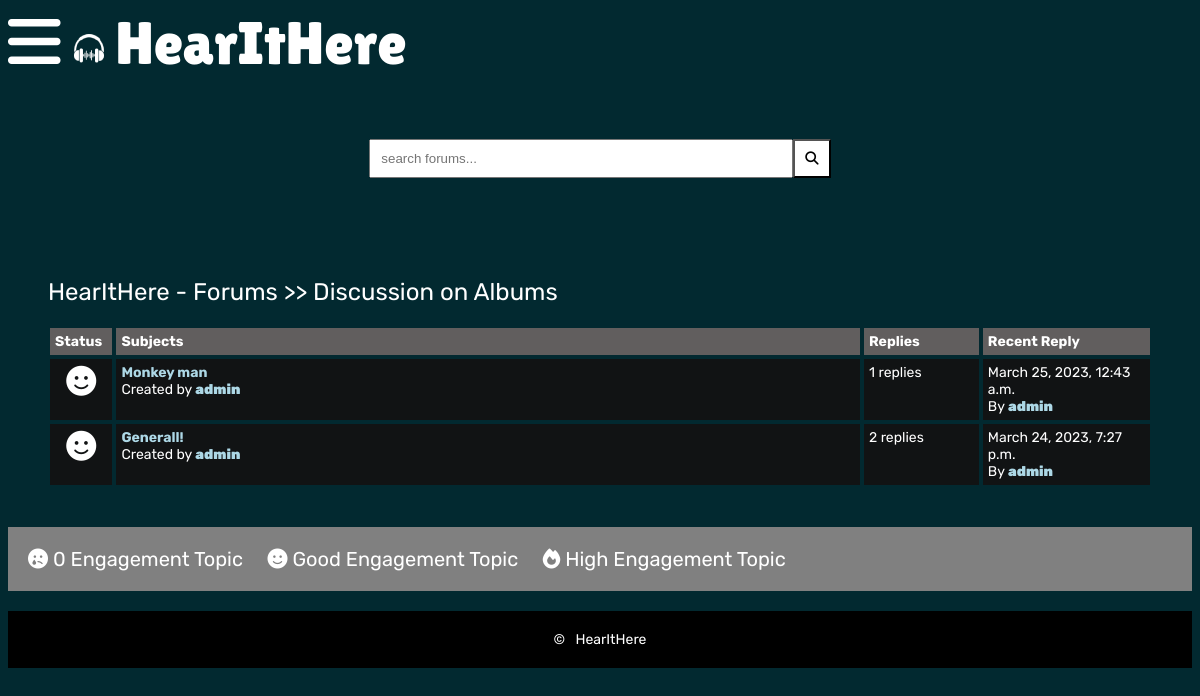
/forum/3/, run on an earlier commit of the app's database.
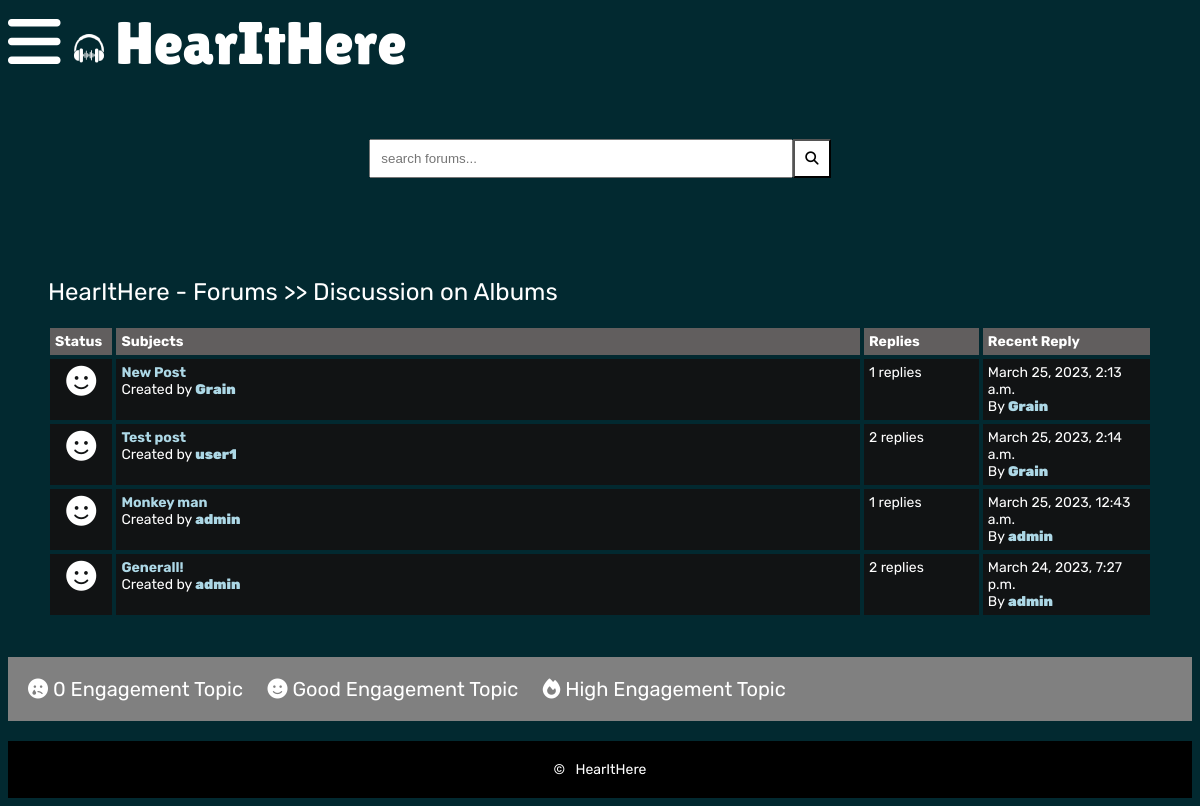
And on a later commit of the database.
### forum/models.py (models this page shows, shortened)
class Post(models.Model):
    title = models.CharField(max_length=100, unique=True, null=False)
    description = models.TextField(null=False)
    time = models.DateTimeField(auto_now_add=True)
    user = models.ForeignKey(CustomUser, on_delete=models.CASCADE)
    category = models.ForeignKey(Category, on_delete=models.CASCADE)

class Comment(models.Model):
    description = models.TextField(null=False)
    time = models.DateTimeField(auto_now_add=True)
    user = models.ForeignKey(CustomUser, on_delete=models.CASCADE)
    post = models.ForeignKey(Post, on_delete=models.CASCADE)

### account/models.py (models this page shows, shortened)
class CustomUser(AbstractBaseUser, PermissionsMixin):
    email = models.EmailField(max_length=255, null=False, unique=True)
    username = models.CharField(max_length=50, null=False, unique=True)
    birthday = models.DateField(null=False)
    date_joined = models.DateTimeField(auto_now_add=True)
    is_staff = models.BooleanField(default=False)
    is_active = models.BooleanField(default=False)
    is_mod = models.BooleanField(default=False)
    USERNAME_FIELD = 'username'
    REQUIRED_FIELDS = ['email', 'birthday']
    objects = CustomUserManager()

### forum/views.py (the view)
# urls.py: path('<int:category_id>/', views.browse_posts, name='posts'),
def browse_posts(request, category_id):
    category = get_object_or_404(Category, id=category_id)
    posts = Post.objects.filter(category_id=category_id).order_by('-time')
    return render(request, 'forum/posts.html', {'category': category, 'posts': posts})

### forum/templates/forum/posts.html (shortened to what this page needs)
{% extends 'templates/base.html' %}
{% block content %}
    <div class = "container">
        <div class = "navigate">
            <span>  <a href="{% url 'homepage:home' %}">HearItHere - Forums >> {{ category.title }}</a></span>
        </div>
        <div class = "posts-table">
            <div class = "table-head">
                <div class = "status">Status</div>
                <div class = "subjects">Subjects</div>
                <div class = "replies">Replies</div>
                <div class = "last-reply">Recent Reply</div>
            </div>
            {% for post in posts %}
            <div class = "table-row">
                {% if post.comment_set.count == 0 %}
                    <div class = "status"><i class="fa-solid fa-face-sad-tear"></i></div>
                {% elif post.comment_set.count < 4 %}
                    <div class = "status"><i class="fa-solid fa-face-smile"></i></div>
                {% else %}
                    <div class = "status"><i class="fa-solid fa-fire"></i></div>
                {% endif %}
                    <div class = "subjects"><a href="{% url 'forum:view_post' category_id=category.id post_id=post.id %}">
                        {{ post.title }}</a>
                    <br>
                    <span>Created by <b><a href="{% url 'account:profile' username=post.user.username %}">
                        {{ post.user.username }}</a></b></span>
                </div>
                <div class = "replies">
                    {{ post.comment_set.count }} replies <br>
                </div>
                <div class = "last-reply">
                    {% if post.comment_set.count == 0 %}
                        No Comments Yet
                    {% else %}
                        {{ post.comment_set.last.time }}
                        <br>
                        By <b><a href="{% url 'account:profile' username=post.user.username %}">
                            {{ post.comment_set.last.user.username }}</a></b>
                    {% endif %}
                </div>
            </div>
            {% endfor %}
        </div>
    </div>
    <div class = "note">
        <span>
            <i class="fa-solid fa-face-sad-tear"></i> 0 Engagement Topic&nbsp;&nbsp;&nbsp;&nbsp;
        </span>
        <span>
            <i class="fa-solid fa-face-smile"></i> Good Engagement Topic&nbsp;&nbsp;&nbsp;&nbsp;
        </span>
        <span>
            <i class="fa-solid fa-fire"></i> High Engagement Topic&nbsp;&nbsp;&nbsp;&nbsp;
        </span>
    </div>
{% endblock %}

What changed in the data, as far as the page shows it:
added Post: title "New Post", user.username "Grain", comment_set.count "1", comment_set.last.time "March 25, 2023, 2:13 a.m.", comment_set.last.user.username "Grain"
added Post: title "Test post", user.username "user1", comment_set.count "2", comment_set.last.time "March 25, 2023, 2:14 a.m.", comment_set.last.user.username "Grain"
